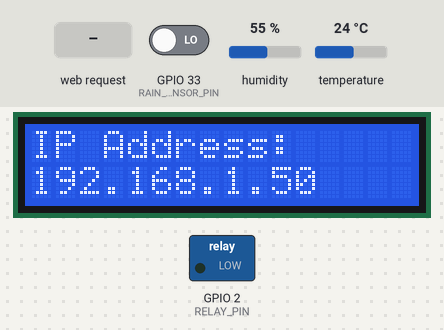
Bench run of a sketch on a simulated ESP32. Parts: 16×2 character LCD, switched loads named in the sketch (green lamp = pin HIGH). The test bench sets the inputs (shaded band); at power-on: GPIO 33 (RAIN_SENSOR_PIN) LOW, humidity 55 %, temperature 24 °C. WiFi joins after 1.5 s; servers stay silent unless stated; what the sketch prints to the serial monitor is not drawn.

Above: at 3.2 s.
3.3 s: HTTP request GET /data received
At 3.9 s:
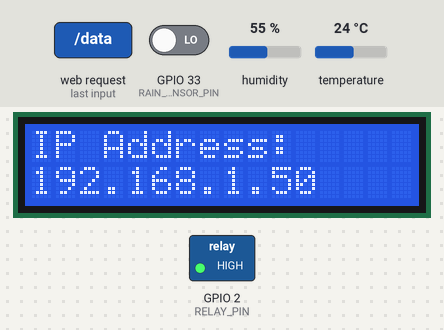
Timing chart, 0 to 6.3 s (numbered marks = the images above; inputs shaded):
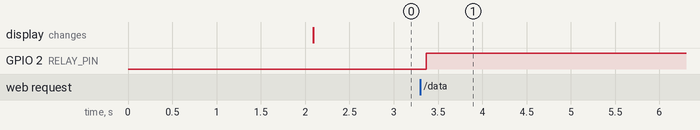

Measured:
- after the input at 3.3 s, GPIO 2 (RELAY_PIN): LOW → HIGH after 0.07 s

The sketch:

urbanfarmwithdrywetGRAPH.ino
```cpp
#include <Wire.h>
#include <LiquidCrystal_I2C.h>
#include <DHT.h>
#include <WiFi.h>
#include <ESPAsyncWebServer.h>
#include <ArduinoJson.h>

#define DHTPIN 4              // Pin connected to the DHT11 sensor
#define DHTTYPE DHT11         // Define DHT11 sensor

#define SOIL_SENSOR_PIN 34    // Pin connected to the soil moisture sensor
#define RAIN_SENSOR_PIN 33    // Pin connected to the rain sensor
#define RELAY_PIN 2           // Pin connected to the relay

DHT dht(DHTPIN, DHTTYPE);   // Initialize DHT sensor
LiquidCrystal_I2C lcd(0x27, 16, 2); // LCD address (0x27) and size (16x2)

const char* ssid = "farm";  // Your WiFi SSID
const char* password = "12345678";  // Your WiFi password

AsyncWebServer server(80);   // Create an asynchronous web server on port 80

// Sensor Data Variables
float temperature = 0.0;
float humidity = 0.0;
int soilMoistureValue = 0;
int rainSensorValue = 0;
String sensorReadings = "";  // For storing multiple readings in CSV format

// Soil moisture threshold for "Wet" and "Dry"
const int soilMoistureThreshold = 3000;

// Array to hold the sensor data for charting
const int maxDataPoints = 20;  // Number of data points to plot on the chart (this is just an example)
float tempData[maxDataPoints] = {0};
float humidityData[maxDataPoints] = {0};
float soilData[maxDataPoints] = {0};
int rainData[maxDataPoints] = {0};
int dataIndex = 0;

String htmlPage = R"rawliteral(
<!DOCTYPE html>
<html lang="en">
<head>
  <meta charset="UTF-8">
  <meta name="viewport" content="width=device-width, initial-scale=1.0">
  <title>Urban Farming Sensor Data</title>
  <link href="https://cdn.jsdelivr.net/npm/bootstrap@5.3.3/dist/css/bootstrap.min.css" rel="stylesheet">
  <style>
    body {
      background: url('https://media.assettype.com/indiawaterportal%2Fimport%2Fsites%2Fdefault%2Ffiles%2Fstyles%2Fimage_1200x675%2Fpublic%2F2023-05%2Fai-generated-7573620.jpg') no-repeat center center fixed;
      background-size: cover;
      color: white;
    }
    .card {
      border: none;
    }
    .card-body h5 {
      color: black;
    }
    .btn-primary {
      background-color: #ff6347; /* Tomato Red */
      border-color: #ff6347;
    }
    .btn-primary:hover {
      background-color: #ff4500; /* Darker red for hover effect */
      border-color: #ff4500;
    }
    .text-center {
      margin-top: 20px;
    }
  </style>
</head>
<body>
  <div class="container py-5">
    <h1 style="color: black;" class="text-center mb-4">Agriculture Monitoring System</h1>
    <div class="row g-4">
      <div class="col-md-4">
        <div class="card text-center p-3">
          <div class="card-header">Temperature (°C)</div>
          <div class="card-body">
            <h5 id="temperature">--</h5>
          </div>
        </div>
      </div>
      <div class="col-md-4">
        <div class="card text-center p-3">
          <div class="card-header">Humidity (%)</div>
          <div class="card-body">
            <h5 id="humidity">--</h5>
          </div>
        </div>
      </div>
      <div class="col-md-4">
        <div class="card text-center p-3">
          <div class="card-header">Soil Moisture</div>
          <div class="card-body">
            <h5 id="soilMoisture">--</h5>
          </div>
        </div>
      </div>
      <div class="col-md-4">
        <div class="card text-center p-3">
          <div class="card-header">Rain Sensor</div>
          <div class="card-body">
            <h5 id="rainSensor">--</h5>
            <small id="rainValue">--</small>
          </div>
        </div>
      </div>
    </div>
    <div class="text-center mt-4">
      <!-- JavaScript Button for Redirection -->
      <button class="btn btn-primary btn-lg" onclick="window.location.href = '/chart';">View Chart</button>
      <a href="/download" class="btn btn-secondary btn-lg mt-3">Download CSV</a> <!-- Another large button for download -->
    </div>
  </div>
  <script>
    setInterval(() => {
      fetch('/data')
      .then(response => response.json())
      .then(data => {
        document.getElementById('temperature').innerText = data.temperature + ' °C';
        document.getElementById('humidity').innerText = data.humidity + ' %';
        document.getElementById('soilMoisture').innerText = data.soilMoisture;
        document.getElementById('rainSensor').innerText = data.rainSensor ? 'Wet' : 'Dry';
        document.getElementById('rainValue').innerText = 'Value: ' + data.rainValue;
      });
    }, 2000);
  </script>
</body>
</html>
)rawliteral";

void setup() {
  // Start Serial Monitor for debugging
  Serial.begin(115200);

  // Initialize the LCD
  lcd.begin();
  lcd.backlight();

  // Initialize DHT11 sensor
  dht.begin();

  // Initialize Soil Moisture Sensor and Relay
  pinMode(SOIL_SENSOR_PIN, INPUT);
  pinMode(RELAY_PIN, OUTPUT);

  // Initialize Rain Sensor
  pinMode(RAIN_SENSOR_PIN, INPUT);

  // Connect to Wi-Fi
  WiFi.begin(ssid, password);
  while (WiFi.status() != WL_CONNECTED) {
    delay(1000);
    Serial.println("Connecting to WiFi...");
  }
  Serial.println("Connected to WiFi");

  // Display IP address on LCD
  lcd.clear();
  lcd.setCursor(0, 0);
  lcd.print("IP Address: ");
  lcd.setCursor(0, 1);
  lcd.print(WiFi.localIP());

  // Serve the main page with sensor data
  server.on("/", HTTP_GET, [](AsyncWebServerRequest *request){
    request->send(200, "text/html", htmlPage);
  });

  // Serve the chart page
  server.on("/chart", HTTP_GET, [](AsyncWebServerRequest *request){
    String chartPage = R"rawliteral(
    <!DOCTYPE html>
    <html lang="en">
    <head>
      <meta charset="UTF-8">
      <meta name="viewport" content="width=device-width, initial-scale=1.0">
      <title>Sensor Data Chart</title>
      <script src="https://cdn.jsdelivr.net/npm/chart.js"></script>
    </head>
    <body>
      <h1>Sensor Data Chart</h1>
      <canvas id="sensorChart" width="400" height="200"></canvas>
      <script>
        fetch('/data')
        .then(response => response.json())
        .then(data => {
          const ctx = document.getElementById('sensorChart').getContext('2d');
          const chart = new Chart(ctx, {
            type: 'line',
            data: {
              labels: ['Temperature', 'Humidity', 'Soil Moisture', 'Rain Sensor'],
              datasets: [{
                label: 'Temperature',
                data: [data.temperature, null, null, null],
                borderColor: 'rgba(75, 192, 192, 1)',
                fill: false
              }, {
                label: 'Humidity',
                data: [null, data.humidity, null, null],
                borderColor: 'rgba(153, 102, 255, 1)',
                fill: false
              }, {
                label: 'Soil Moisture',
                data: [null, null, data.soilMoisture, null],
                borderColor: 'rgba(255, 159, 64, 1)',
                fill: false
              }, {
                label: 'Rain Sensor',
                data: [null, null, null, data.rainValue],
                borderColor: 'rgba(255, 99, 132, 1)',
                fill: false
              }]
            },
            options: {
              responsive: true,
              scales: {
                y: {
                  beginAtZero: true
                }
              }
            }
          });
        });
      </script>
    </body>
    </html>
    )rawliteral";
    request->send(200, "text/html", chartPage);
  });

  // Endpoint to send sensor data in JSON format
  server.on("/data", HTTP_GET, [](AsyncWebServerRequest *request){
    temperature = dht.readTemperature();
    humidity = dht.readHumidity();
    soilMoistureValue = analogRead(SOIL_SENSOR_PIN);
    rainSensorValue = digitalRead(RAIN_SENSOR_PIN);

    // Control relay based on soil moisture (Dry = Relay ON)
    if (soilMoistureValue < soilMoistureThreshold) {
      digitalWrite(RELAY_PIN, HIGH);  // Turn on relay if soil is dry
    } else {
      digitalWrite(RELAY_PIN, LOW);   // Turn off relay if soil is wet
    }

    // Store data points for charting
    tempData[dataIndex] = temperature;
    humidityData[dataIndex] = humidity;
    soilData[dataIndex] = soilMoistureValue;
    rainData[dataIndex] = rainSensorValue;
    dataIndex = (dataIndex + 1) % maxDataPoints;  // Wrap around if we exceed max data points

    // Send data as JSON
    String jsonResponse = "{\"temperature\":" + String(temperature) + ","
                          "\"humidity\":" + String(humidity) + ","
                          "\"soilMoisture\":" + String(soilMoistureValue) + ","
                          "\"rainSensor\":" + String(rainSensorValue) + "}";

    request->send(200, "application/json", jsonResponse);
  });

  // Endpoint to generate and download the CSV file
  server.on("/download", HTTP_GET, [](AsyncWebServerRequest *request){
    // Generate CSV content with previous readings
    String csvContent = "Temperature,Humidity,SoilMoisture,RainSensor\n";
    csvContent += sensorReadings; // Append all stored readings

    // Serve the CSV content as a downloadable file
    request->send(200, "text/csv", csvContent);
  });

  // Start the web server
  server.begin();
}

void loop() {
  // The web server will automatically handle requests and updates
}
```
